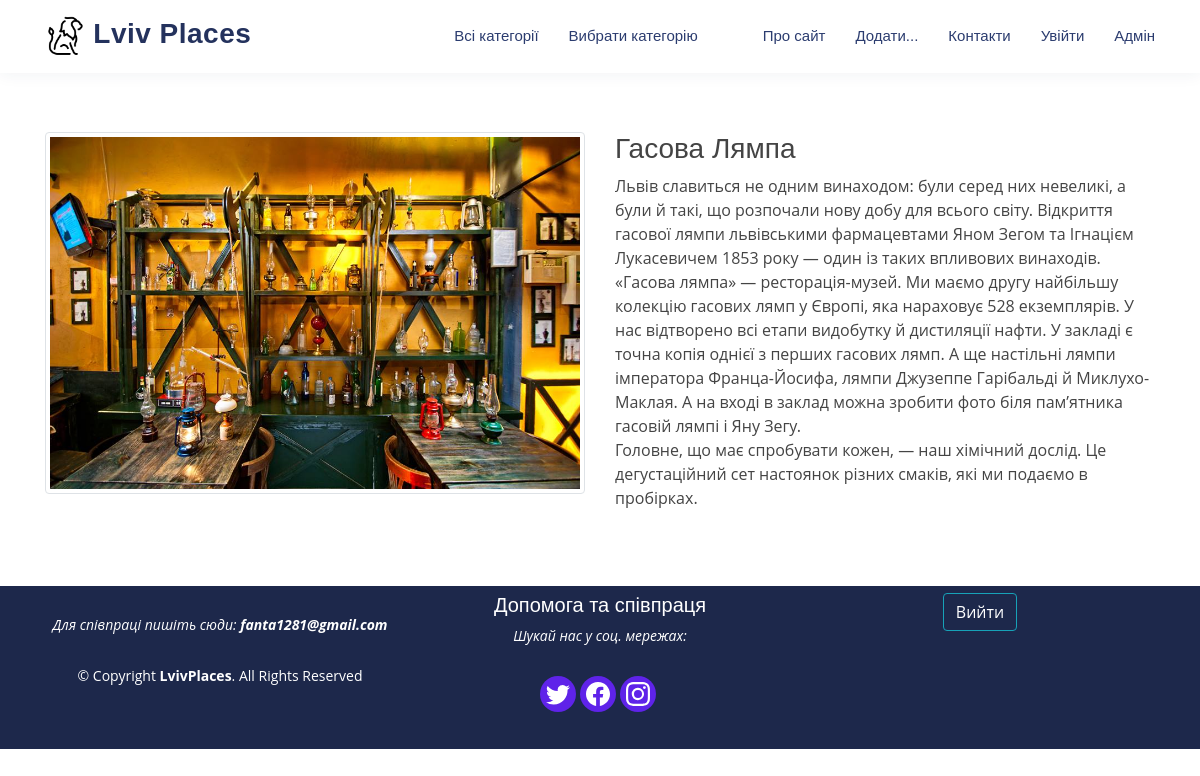
The page /post/gasova-lyampa/ on the database its author committed.
### lviv_main/models.py (models this page shows, shortened)
class Women(models.Model):
    title = models.CharField(max_length=255, verbose_name = "Заголовок")
    slug = models.SlugField(max_length=255, unique=True, db_index=True, verbose_name="URL")
    content = models.TextField(blank=True, verbose_name= "Зміст")
    photo = models.ImageField(upload_to="photos/%Y/%m/%d/", verbose_name= "Фото")
    time_create = models.DateTimeField(auto_now_add=True, verbose_name= "Час створення")
    time_update = models.DateTimeField(auto_now=True, verbose_name= "Час оновлення")
    is_published = models.BooleanField(default=True, verbose_name= "Опубліковано")
    cat = models.ForeignKey('Category', on_delete=models.PROTECT, verbose_name= "Категорія")
    class Meta:
        verbose_name='Відомі...'
        verbose_name_plural='Відомі...'

### lviv_main/views.py (the view)
# urls.py: path('post/<slug:post_slug>/', show_post, name='post'),
def show_post(request, post_slug):
    post=get_object_or_404(Women, slug=post_slug)
    cats = Category.objects.all()
    content= {
        'post': post,
        'cats': cats,
        'menu': menu,
        'title': post.title,
        'cat_selected': post.cat_id,
    }
    return render(request, 'lviv_main/post.html', context=content)

### lviv_main/models.py (called while the page is built)
    def get_absolute_url(self):
        return reverse('category', kwargs={'cat_id': self.pk})

### lviv_main/templates/lviv_main/post.html
{% extends 'lviv_main/base.html' %}
{% load static %}
{% block content %}
<section>
    <div class="container">
        <div class="row">
            <div class="col-6">
                {% if post.photo %}
                <img class="img-thumbnail" src="{{post.photo.url}}">
                {% endif %}
            </div>
            <div class="col-6">
                <h3>{{post.title}}</h3>
                {{post.content|linebreaks}}
            </div>
        </div>
    </div>
</section>
{% endblock %}

### lviv_main/static/lviv_main/css/style.css (style rules this page uses)
body { font-family: "Open Sans", sans-serif; color: #444444; }
h1, h2, h3, h4, h5, h6 { font-family: "Raleway", sans-serif; }
section { padding: 60px 0; }

### rows shown on the page
Women: photo (picture), title "Гасова Лямпа", content "Львів славиться не одним винаходом: були серед них невеликі, а були й такі, що розпочали нову добу для всього світу. Відкриття гасової лямпи львівськими фармацевтами Яном Зегом та Ігнацієм Лукасевичем 1853 року — один із таких впливових винаходів. «Гасова лямпа» — ресторація-музей. Ми маємо другу найбільшу колекцію гасових лямп у Європі, яка нараховує 528 екземплярів. У нас відтворено всі етапи видобутку й дистиляції нафти. У закладі є точна копія однієї з перших гасових лямп. А ще настільні лямпи імператора Франца-Йосифа, лямпи Джузеппе Гарібальді й Миклухо-Маклая. А на вході в заклад можна зробити фото біля пам’ятника гасовій лямпі і Яну Зегу. Головне, що має спробувати кожен, — наш…"

### other values the page prints
{{ m.title }} "Про сайт" "Додати..."
{{ m.title }} "Контакти"
